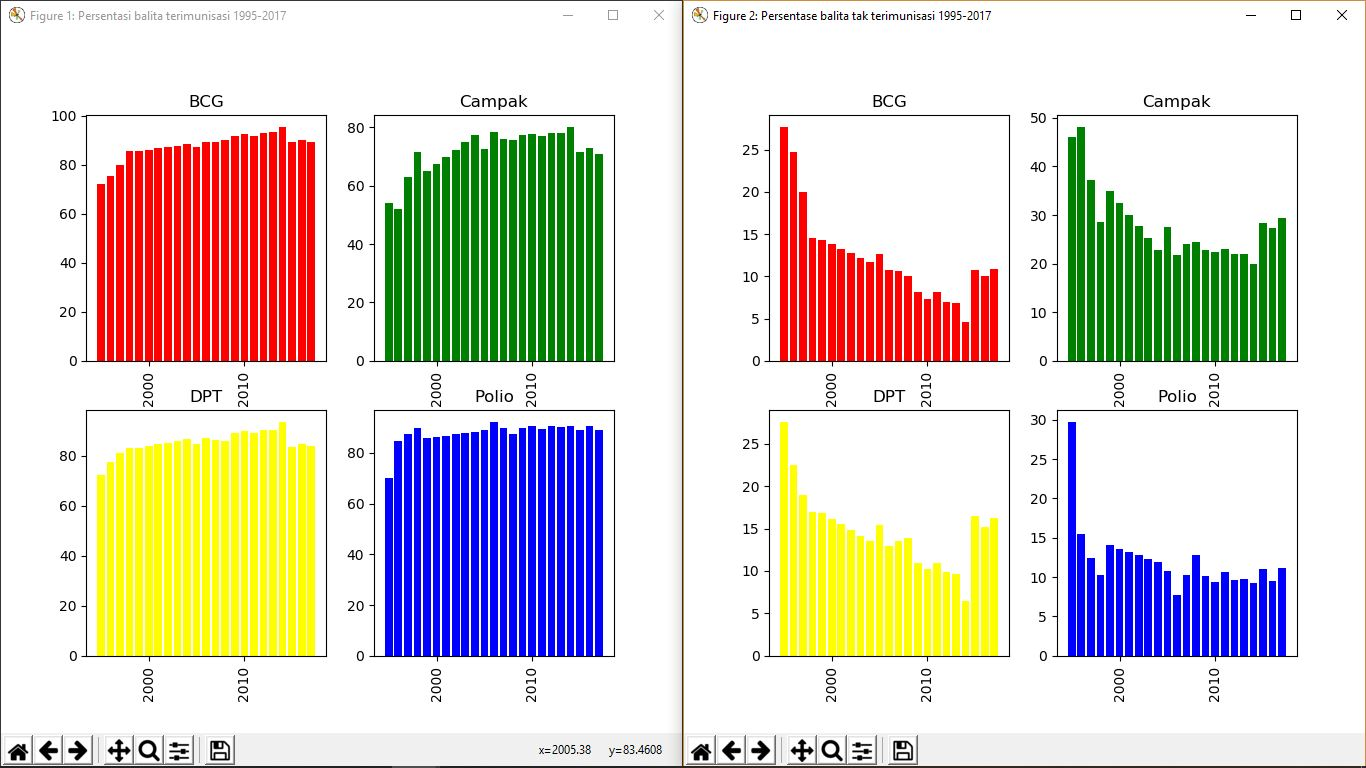

The Python source for this figure:
#Ujian_Imunisasi

import pandas as pd
import csv
import matplotlib.pyplot as plt
import numpy as np

# FIGURE 1

plt.figure('Figure 1: Persentasi balita terimunisasi 1995-2017')

df=pd.read_csv('Balita Terimunisasi BCG 1995-2017.csv', header=0,
   names=['Tahun','% Balita yang pernah mendapat imunisasi BCG'],
   na_values=['-','n.a'])

df=df.interpolate()

x = df['Tahun']
y = df['% Balita yang pernah mendapat imunisasi BCG']
plt.subplot(2,2,1, title = 'BCG')
plt.bar(x,y, color = 'red')
plt.xticks(rotation = 90)

df=pd.read_csv('Balita Terimunisasi Campak 1995-2017.csv', header=0,
   names=['Tahun','% Balita yang pernah mendapat imunisasi Campak'],
   na_values=['-','n.a'])

df=df.interpolate()

x = df['Tahun']
y = df['% Balita yang pernah mendapat imunisasi Campak']
plt.subplot(2,2,2, title = 'Campak')
plt.bar(x,y, color = 'green')
plt.xticks(rotation = 90)

df=pd.read_csv('Balita Terimunisasi DPT 1995-2017.csv', header=0,
   names=['Tahun','% Balita yang pernah mendapat imunisasi DPT'],
   na_values=['-','n.a'])

df=df.interpolate()

x = df['Tahun']
y = df['% Balita yang pernah mendapat imunisasi DPT']
plt.subplot(2,2,3, title = 'DPT')
plt.bar(x,y, color = 'yellow')
plt.xticks(rotation = 90)

df=pd.read_csv('Balita Terimunisasi Polio 1995-2017.csv', header=0,
   names=['Tahun','% Balita yang pernah mendapat imunisasi Polio'],
   na_values=['-','n.a'])

df=df.interpolate()

x = df['Tahun']
y = df['% Balita yang pernah mendapat imunisasi Polio']
plt.subplot(2,2,4, title = 'Polio')
plt.bar(x,y, color = 'blue')
plt.xticks(rotation = 90)


# FIGURE 2

plt.figure('Figure 2: Persentase balita tak terimunisasi 1995-2017 ')

df=pd.read_csv('Balita Terimunisasi BCG 1995-2017.csv', header=0,
   names=['Tahun','% Balita yang pernah mendapat imunisasi BCG'],
   na_values=['-','n.a'])

df=df.interpolate()

x = df['Tahun']
y = 100 - df['% Balita yang pernah mendapat imunisasi BCG']
plt.subplot(2,2,1, title = 'BCG')
plt.bar(x,y, color = 'red')
plt.xticks(rotation = 90)

df=pd.read_csv('Balita Terimunisasi Campak 1995-2017.csv', header=0,
   names=['Tahun','% Balita yang pernah mendapat imunisasi Campak'],
   na_values=['-','n.a'])

df=df.interpolate()

x = df['Tahun']
y = 100 - df['% Balita yang pernah mendapat imunisasi Campak']
plt.subplot(2,2,2, title = 'Campak')
plt.bar(x,y, color = 'green')
plt.xticks(rotation = 90)

df=pd.read_csv('Balita Terimunisasi DPT 1995-2017.csv', header=0,
   names=['Tahun','% Balita yang pernah mendapat imunisasi DPT'],
   na_values=['-','n.a'])

df=df.interpolate()

x = df['Tahun']
y = 100 - df['% Balita yang pernah mendapat imunisasi DPT']
plt.subplot(2,2,3, title = 'DPT')
plt.bar(x,y, color = 'yellow')
plt.xticks(rotation = 90)

df=pd.read_csv('Balita Terimunisasi Polio 1995-2017.csv', header=0,
   names=['Tahun','% Balita yang pernah mendapat imunisasi Polio'],
   na_values=['-','n.a'])

df=df.interpolate()

x = df['Tahun']
y = 100 - df['% Balita yang pernah mendapat imunisasi Polio']
plt.subplot(2,2,4, title = 'Polio')
plt.bar(x,y, color = 'blue')
plt.xticks(rotation = 90)


plt.show()
